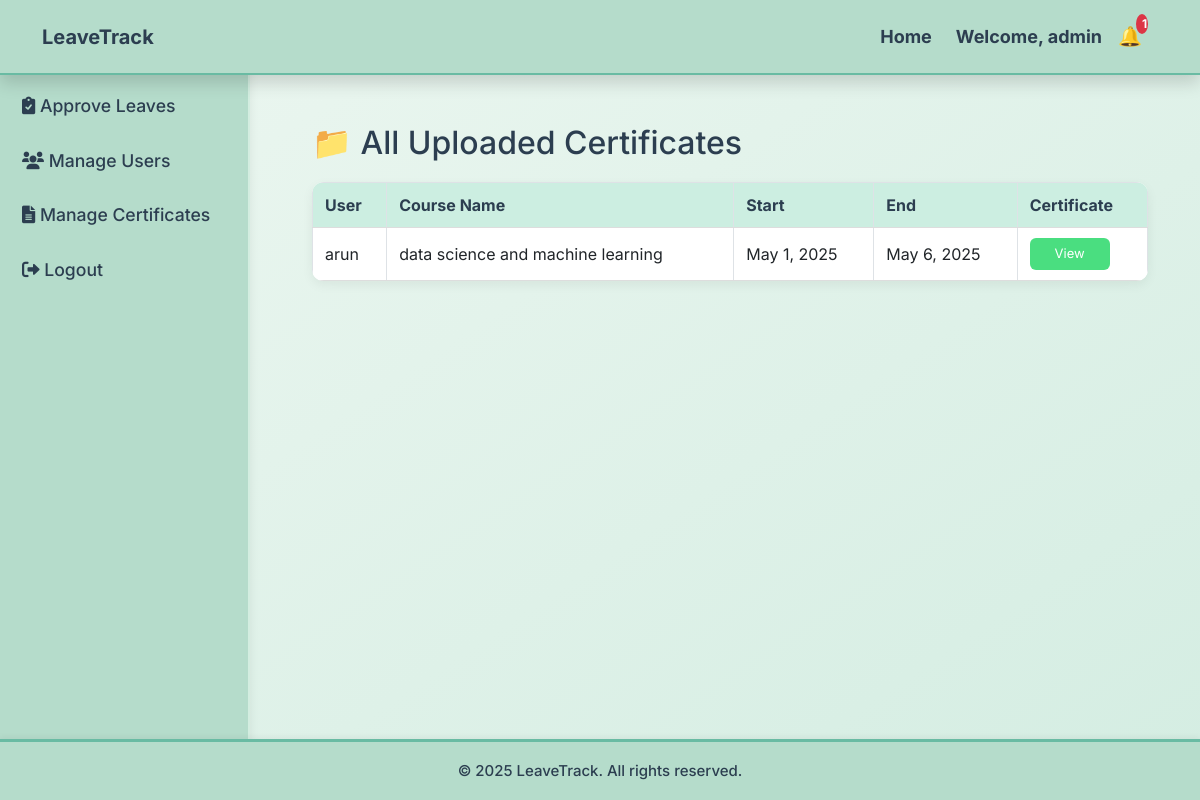
The app's page /dashboard/certificates/ (signed in) with its own data.
### leave_management/models.py (models this page shows, shortened)
class InServiceCourse(models.Model):
    COURSE_TYPES = [
        ('kerala', 'Inside Kerala'),
        ('national', 'National Level'),
        ('international', 'International Level'),
    ]
    user = models.ForeignKey(User, on_delete=models.CASCADE)
    course_type = models.CharField(max_length=20, choices=COURSE_TYPES)
    course_name = models.CharField(max_length=200)
    start_date = models.DateField()
    end_date = models.DateField()
    certificate = models.FileField(upload_to='course_certificates/', blank=True, null=True)
    uploaded_at = models.DateTimeField(auto_now_add=True)

### leave_management/views.py (the view)
# urls.py: path('dashboard/certificates/', views.admin_certificates_view, name='admin_certificates'),
@staff_member_required
def admin_certificates_view(request):
    certificates = InServiceCourse.objects.all()
    return render(request, 'leave_management/admin_certificates.html', {'certificates': certificates})

### leave_management/context_processors.py (called while the page is built)
def notification_count(request):
    if request.user.is_authenticated:
        count = Notification.objects.filter(user=request.user, is_read=False).count()
        return {'notif_count': count}
    return {'notif_count': 0}

def inservice_courses_for_user(request):
    if request.user.is_authenticated:
        courses = InServiceCourse.objects.filter(user=request.user).order_by('-id')
        return {'sidebar_courses': courses}
    return {}

### leave_management/templates/leave_management/admin_certificates.html
{% extends 'leave_management/base.html' %}
{% block content %}
<h2>📁 All Uploaded Certificates</h2>
<table class="table table-bordered">
    <thead>
        <tr>
            <th>User</th>
            <th>Course Name</th>
            <th>Start</th>
            <th>End</th>
            <th>Certificate</th>
        </tr>
    </thead>
    <tbody>
        {% for cert in certificates %}
        <tr>
            <td>{{ cert.user.username }}</td>
            <td>{{ cert.course_name }}</td>
            <td>{{ cert.start_date }}</td>
            <td>{{ cert.end_date }}</td>
            <td>
                {% if cert.certificate %}
                    <a href="{{ cert.certificate.url }}" target="_blank" class="btn btn-sm btn-primary">View</a>
                {% else %}
                    No file
                {% endif %}
            </td>
        </tr>
        {% endfor %}
    </tbody>
</table>
{% endblock %}

### leave_management/templates/leave_management/base.html (shortened to what this page needs)
<!DOCTYPE html>
<html lang="en">
<head>
    {% load static %}
    <link href="https://cdn.jsdelivr.net/npm/bootstrap@5.3.0/dist/css/bootstrap.min.css" rel="stylesheet">
    <link rel="stylesheet" href="https://cdnjs.cloudflare.com/ajax/libs/font-awesome/6.0.0/css/all.min.css">
    <link rel="stylesheet" href="{% static 'css/style.css' %}">
</head>
<body>
    {% if user.is_authenticated %}
    <div class="sidebar">
        <ul>
            {% if user.is_superuser %}
                <li><a href="{% url 'admin_dashboard' %}"> Admin Dashboard</a></li>
                <li><a href="{% url 'admin_leave_requests' %}"><i class="fas fa-clipboard-check"></i> Approve Leaves</a></li>
                <li><a href="{% url 'admin_users' %}"><i class="fas fa-users"></i> Manage Users</a></li>
                <li><a href="{% url 'admin_certificates' %}"><i class="fas fa-file-alt"></i> Manage Certificates</a></li>
                <li><a href="{% url 'logout' %}"><i class="fas fa-sign-out-alt"></i> Logout</a></li>
            {% endif %}
        </ul>
    </div>
    {% endif %}
    <div class="main-content">
        <nav class="navbar navbar-expand-lg navbar-light shadow" style="background: #A9CCE3;">
            <div class="container">
                <a class="navbar-brand fw-bold" href="{% url 'home' %}" style="color: #2C3E50;">LeaveTrack</a>
                <div class="collapse navbar-collapse" id="navbarNav">
                    <ul class="navbar-nav ms-auto align-items-center">
                        <li class="nav-item">
                            <a class="nav-link" href="{% url 'home' %}" style="color: #2C3E50;">Home</a>
                        </li>
                        {% if user.is_authenticated %}
                        <li class="nav-item mx-2">
                            <span class="nav-link" style="color: #2C3E50;">Welcome, {{ user.username }}</span>
                        </li>
                        <li class="nav-item">
                            <a href="{% url 'notifications' %}" class="notification-icon position-relative me-3">
                                🔔
                                {% if notif_count > 0 %}
                                    <span class="badge bg-danger position-absolute top-0 start-100 translate-middle">
                                        {{ notif_count }}
                                    </span>
                                {% endif %}
                            </a>
                        </li>
                        {% else %}
                        <li class="nav-item">
                            <a class="nav-link" href="{% url 'login' %}" style="color: #2C3E50;">Login</a>
                        </li>
                        {% endif %}
                    </ul>
                </div>
            </div>
        </nav>
        <div class="container py-4">
            {% block content %} {% endblock %}
        </div>
    </div>
    <footer class="footer mt-auto text-center">
        <p class="m-0">© 2025 LeaveTrack. All rights reserved.</p>
    </footer>
</body>
</html>

### leave_management/static/css/style.css (style rules this page uses)
body { background: linear-gradient(to bottom right, #edf7f1, #d4ede2); color: #2C3E50; font-family: 'Inter', sans-serif; margin: 0; padding: 0; display: flex; flex-direction: column; min-height: 100vh; }
.sidebar { width: 250px; height: 100vh; background: #b5dccb; padding-top: 25px; position: fixed; left: 0; top: 0; box-shadow: 2px 0 8px rgba(0, 0, 0, 0.05); border-right: 2px solid #d3ede0; }
.sidebar ul { list-style: none; padding: 0; }
.sidebar ul li { padding: 14px 22px; transition: all 0.3s ease-in-out; }
.sidebar ul li a { text-decoration: none; color: #2C3E50; font-size: 1.1rem; font-weight: 500; display: block; }
.navbar { background: #b5dccb; padding: 15px 25px; font-size: 18px; font-weight: bold; display: flex; justify-content: space-between; align-items: center; position: fixed; width: 100%; top: 0; left: 0; z-index: 1000; box-shadow: 0px 2px 6px rgba(0,0,0,0.05); }
.main-content { margin-left: 260px; padding: 100px 40px 60px; flex-grow: 1; }
.table { width: 100%; border-collapse: collapse; margin-top: 20px; background: #ffffff; border-radius: 12px; overflow: hidden; box-shadow: 0px 4px 12px rgba(0, 0, 0, 0.06); }
.table th { background: #cceee1; color: #2C3E50; padding: 14px; font-size: 16px; border-bottom: 2px solid #a1d6bf; }
.table td { padding: 12px; border-bottom: 1px solid #e1f4ec; }
.table tbody tr:nth-child(odd) { background: #ffffff; }
.notification-icon { position: relative; font-size: 24px; margin-right: 20px; }
.notification-icon .badge { position: absolute; top: -8px; right: -10px; background: #e74c3c; color: white; border-radius: 50%; padding: 4px 6px; font-size: 12px; }
.footer { text-align: center; background: #b5dccb; padding: 15px; color: #2C3E50; font-size: 16px; font-weight: 500; border-top: 3px solid #69bba3; box-shadow: 0px -2px 6px rgba(0, 0, 0, 0.05); position: fixed; width: 100%; bottom: 0; left: 0; }
.navbar { background: #b5dccb !important; color: #2C3E50; box-shadow: 0 2px 6px rgba(0, 0, 0, 0.05); border-bottom: 2px solid #69bba3; }
.footer { background: #b5dccb !important; color: #2C3E50; font-size: 15px; font-weight: 500; padding: 18px 20px; border-top: 3px solid #69bba3; box-shadow: 0px -2px 6px rgba(0, 0, 0, 0.05); position: fixed; bottom: 0; left: 0; width: 100%; z-index: 999; }
.notification-icon { font-size: 1.2rem; text-decoration: none; color: #000; position: relative; }
.btn-sm { display: inline-block; background-color: #4ade80; color: white; font-size: 13px; padding: 6px 12px; border: none; border-radius: 6px; cursor: pointer; transition: background-color 0.2s ease, transform 0.2s ease; text-align: center; min-width: 80px; }
.table { width: 100%; border-collapse: collapse; }
.table th, .table td { padding: 10px 12px; text-align: left; vertical-align: middle; border-bottom: 1px solid #ddd; }

### records on screen
InServiceCourse: user.username "arun", course_name "data science and machine learning", start_date "May 1, 2025", end_date "May 6, 2025"

### other values on screen
{{ user.username }} "admin"
{{ notif_count }} "1"
